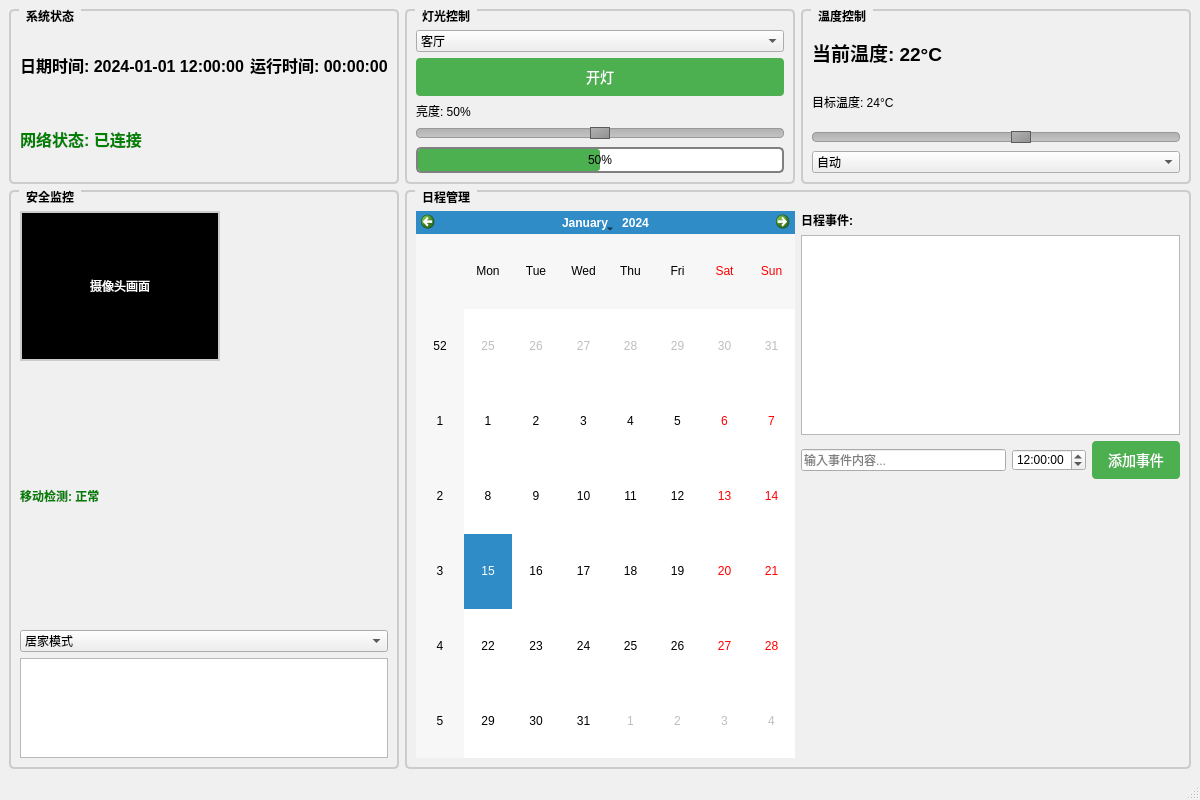
<?xml version="1.0" encoding="UTF-8"?>
<ui version="4.0">
 <class>MainWindow</class>
 <widget class="QMainWindow" name="MainWindow">
  <property name="geometry">
   <rect>
    <x>0</x>
    <y>0</y>
    <width>1200</width>
    <height>800</height>
   </rect>
  </property>
  <property name="windowTitle">
   <string>智能家居控制面板</string>
  </property>
  <property name="styleSheet">
   <string notr="true">QMainWindow {
    background-color: #f0f0f0;
}
QGroupBox {
    font-weight: bold;
    border: 2px solid #cccccc;
    border-radius: 5px;
    margin-top: 1ex;
    padding-top: 10px;
}
QGroupBox::title {
    subcontrol-origin: margin;
    left: 10px;
    padding: 0 5px 0 5px;
}
QPushButton {
    background-color: #4CAF50;
    border: none;
    color: white;
    padding: 8px 16px;
    text-align: center;
    font-size: 14px;
    border-radius: 4px;
}
QPushButton:hover {
    background-color: #45a049;
}
QPushButton:pressed {
    background-color: #3d8b40;
}
QSlider::groove:horizontal {
    border: 1px solid #999999;
    height: 8px;
    background: qlineargradient(x1:0, y1:0, x2:0, y2:1, stop:0 #B1B1B1, stop:1 #c4c4c4);
    margin: 2px 0;
    border-radius: 4px;
}
QSlider::handle:horizontal {
    background: qlineargradient(x1:0, y1:0, x2:1, y2:1, stop:0 #b4b4b4, stop:1 #8f8f8f);
    border: 1px solid #5c5c5c;
    width: 18px;
    margin: -2px 0;
    border-radius: 9px;
}
QProgressBar {
    border: 2px solid grey;
    border-radius: 5px;
    text-align: center;
}
QProgressBar::chunk {
    background-color: #4CAF50;
    border-radius: 3px;
}</string>
  </property>
  <widget class="QWidget" name="centralwidget">
   <layout class="QGridLayout" name="gridLayout">
    <item row="0" column="0">
     <widget class="QGroupBox" name="systemStatusGroup">
      <property name="title">
       <string>系统状态</string>
      </property>
      <layout class="QGridLayout" name="systemStatusLayout">
       <item row="0" column="0">
        <widget class="QLabel" name="dateTimeLabel">
         <property name="text">
          <string>日期时间: 2024-01-01 12:00:00</string>
         </property>
         <property name="font">
          <font>
           <pointsize>12</pointsize>
           <weight>75</weight>
           <bold>true</bold>
          </font>
         </property>
        </widget>
       </item>
       <item row="0" column="1">
        <widget class="QLabel" name="uptimeLabel">
         <property name="text">
          <string>运行时间: 00:00:00</string>
         </property>
         <property name="font">
          <font>
           <pointsize>12</pointsize>
           <weight>75</weight>
           <bold>true</bold>
          </font>
         </property>
        </widget>
       </item>
       <item row="1" column="0" colspan="2">
        <widget class="QLabel" name="networkStatusLabel">
         <property name="text">
          <string>网络状态: 已连接</string>
         </property>
         <property name="font">
          <font>
           <pointsize>12</pointsize>
           <weight>75</weight>
           <bold>true</bold>
          </font>
         </property>
         <property name="styleSheet">
          <string notr="true">color: green;</string>
         </property>
        </widget>
       </item>
      </layout>
     </widget>
    </item>
    <item row="0" column="1">
     <widget class="QGroupBox" name="lightControlGroup">
      <property name="title">
       <string>灯光控制</string>
      </property>
      <layout class="QVBoxLayout" name="lightControlLayout">
       <item>
        <widget class="QComboBox" name="roomComboBox">
         <item>
          <property name="text">
           <string>客厅</string>
          </property>
         </item>
         <item>
          <property name="text">
           <string>卧室</string>
          </property>
         </item>
         <item>
          <property name="text">
           <string>厨房</string>
          </property>
         </item>
         <item>
          <property name="text">
           <string>书房</string>
          </property>
         </item>
        </widget>
       </item>
       <item>
        <widget class="QPushButton" name="lightToggleButton">
         <property name="text">
          <string>开灯</string>
         </property>
        </widget>
       </item>
       <item>
        <widget class="QLabel" name="brightnessLabel">
         <property name="text">
          <string>亮度: 50%</string>
         </property>
        </widget>
       </item>
       <item>
        <widget class="QSlider" name="brightnessSlider">
         <property name="minimum">
          <number>0</number>
         </property>
         <property name="maximum">
          <number>100</number>
         </property>
         <property name="value">
          <number>50</number>
         </property>
         <property name="orientation">
          <enum>Qt::Horizontal</enum>
         </property>
        </widget>
       </item>
       <item>
        <widget class="QProgressBar" name="brightnessProgressBar">
         <property name="minimum">
          <number>0</number>
         </property>
         <property name="maximum">
          <number>100</number>
         </property>
         <property name="value">
          <number>50</number>
         </property>
        </widget>
       </item>
      </layout>
     </widget>
    </item>
    <item row="0" column="2">
     <widget class="QGroupBox" name="temperatureControlGroup">
      <property name="title">
       <string>温度控制</string>
      </property>
      <layout class="QVBoxLayout" name="temperatureControlLayout">
       <item>
        <widget class="QLabel" name="currentTempLabel">
         <property name="text">
          <string>当前温度: 22°C</string>
         </property>
         <property name="font">
          <font>
           <pointsize>14</pointsize>
           <weight>75</weight>
           <bold>true</bold>
          </font>
         </property>
        </widget>
       </item>
       <item>
        <widget class="QLabel" name="targetTempLabel">
         <property name="text">
          <string>目标温度: 24°C</string>
         </property>
        </widget>
       </item>
       <item>
        <widget class="QSlider" name="targetTempSlider">
         <property name="minimum">
          <number>16</number>
         </property>
         <property name="maximum">
          <number>30</number>
         </property>
         <property name="value">
          <number>24</number>
         </property>
         <property name="orientation">
          <enum>Qt::Horizontal</enum>
         </property>
        </widget>
       </item>
       <item>
        <widget class="QComboBox" name="acModeComboBox">
         <item>
          <property name="text">
           <string>自动</string>
          </property>
         </item>
         <item>
          <property name="text">
           <string>制冷</string>
          </property>
         </item>
         <item>
          <property name="text">
           <string>制热</string>
          </property>
         </item>
         <item>
          <property name="text">
           <string>通风</string>
          </property>
         </item>
        </widget>
       </item>
      </layout>
     </widget>
    </item>
    <item row="1" column="0">
     <widget class="QGroupBox" name="securityMonitorGroup">
      <property name="title">
       <string>安全监控</string>
      </property>
      <layout class="QVBoxLayout" name="securityMonitorLayout">
       <item>
        <widget class="QLabel" name="cameraLabel">
         <property name="minimumSize">
          <size>
           <width>200</width>
           <height>150</height>
          </size>
         </property>
         <property name="maximumSize">
          <size>
           <width>200</width>
           <height>150</height>
          </size>
         </property>
         <property name="text">
          <string>摄像头画面</string>
         </property>
         <property name="alignment">
          <set>Qt::AlignCenter</set>
         </property>
         <property name="styleSheet">
          <string notr="true">border: 2px solid #cccccc; background-color: #000000; color: white;</string>
         </property>
        </widget>
       </item>
       <item>
        <widget class="QLabel" name="motionIndicatorLabel">
         <property name="text">
          <string>移动检测: 正常</string>
         </property>
         <property name="font">
          <font>
           <weight>75</weight>
           <bold>true</bold>
          </font>
         </property>
         <property name="styleSheet">
          <string notr="true">color: green;</string>
         </property>
        </widget>
       </item>
       <item>
        <widget class="QComboBox" name="securityModeComboBox">
         <item>
          <property name="text">
           <string>居家模式</string>
          </property>
         </item>
         <item>
          <property name="text">
           <string>外出模式</string>
          </property>
         </item>
         <item>
          <property name="text">
           <string>睡眠模式</string>
          </property>
         </item>
        </widget>
       </item>
       <item>
        <widget class="QTextEdit" name="alarmHistoryTextEdit">
         <property name="maximumSize">
          <size>
           <width>16777215</width>
           <height>100</height>
          </size>
         </property>
         <property name="readOnly">
          <bool>true</bool>
         </property>
        </widget>
       </item>
      </layout>
     </widget>
    </item>
    <item row="1" column="1" colspan="2">
     <widget class="QGroupBox" name="scheduleManagementGroup">
      <property name="title">
       <string>日程管理</string>
      </property>
      <layout class="QHBoxLayout" name="scheduleManagementLayout">
       <item>
        <widget class="QCalendarWidget" name="calendarWidget"/>
       </item>
       <item>
        <layout class="QVBoxLayout" name="scheduleRightLayout">
         <item>
          <widget class="QLabel" name="eventListLabel">
           <property name="text">
            <string>日程事件:</string>
           </property>
           <property name="font">
            <font>
             <weight>75</weight>
             <bold>true</bold>
            </font>
           </property>
          </widget>
         </item>
         <item>
          <widget class="QListWidget" name="eventListWidget">
           <property name="maximumSize">
            <size>
             <width>16777215</width>
             <height>200</height>
            </size>
           </property>
          </widget>
         </item>
         <item>
          <layout class="QHBoxLayout" name="eventInputLayout">
           <item>
            <widget class="QLineEdit" name="eventLineEdit">
             <property name="placeholderText">
              <string>输入事件内容...</string>
             </property>
            </widget>
           </item>
           <item>
            <widget class="QTimeEdit" name="eventTimeEdit">
             <property name="time">
              <time>
               <hour>12</hour>
               <minute>0</minute>
               <second>0</second>
              </time>
             </property>
            </widget>
           </item>
           <item>
            <widget class="QPushButton" name="addEventButton">
             <property name="text">
              <string>添加事件</string>
             </property>
            </widget>
           </item>
          </layout>
         </item>
         <item>
          <spacer name="verticalSpacer">
           <property name="orientation">
            <enum>Qt::Vertical</enum>
           </property>
           <property name="sizeHint" stdset="0">
            <size>
             <width>20</width>
             <height>40</height>
            </size>
           </property>
          </spacer>
         </item>
        </layout>
       </item>
      </layout>
     </widget>
    </item>
   </layout>
  </widget>
  <widget class="QMenuBar" name="menubar">
   <property name="geometry">
    <rect>
     <x>0</x>
     <y>0</y>
     <width>1200</width>
     <height>18</height>
    </rect>
   </property>
  </widget>
  <widget class="QStatusBar" name="statusbar"/>
 </widget>
 <resources/>
 <connections/>
</ui>
